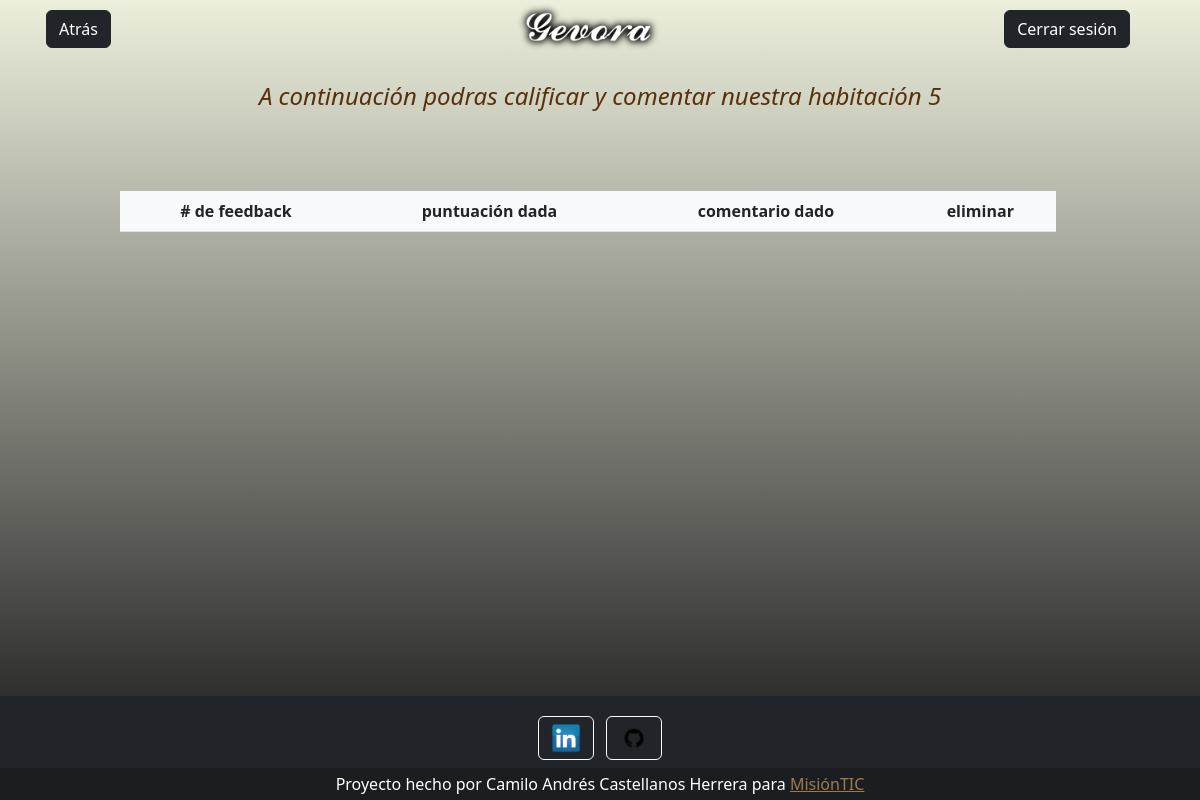
Before: /editcom/5 (signed in) with the older database file.
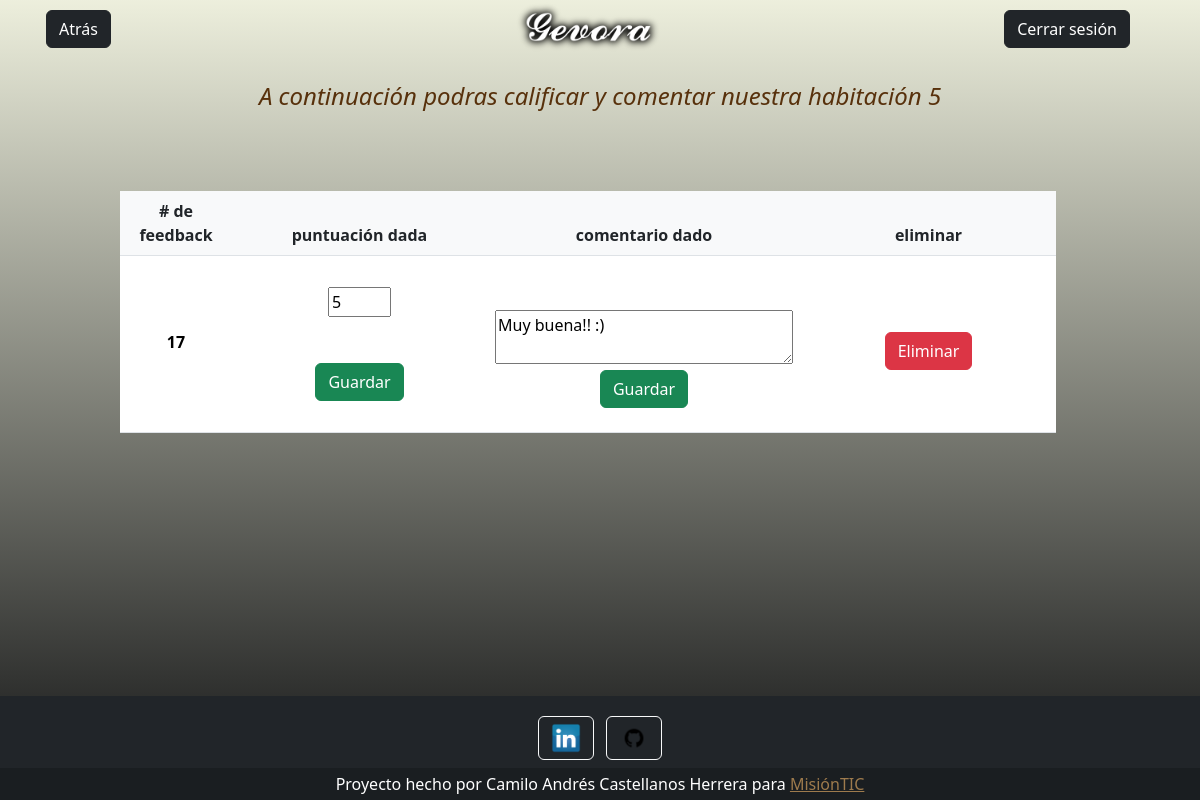
After: the same page with the newer database file.
### tables this page shows
CREATE TABLE feedback (id INTEGER PRIMARY KEY AUTOINCREMENT, guest INT REFERENCES users (id), room INT REFERENCES rooms (id), stars INT NOT NULL, coment TEXT NOT NULL);

### app.py (the view, shortened to what this page needs)
@app.route('/editcom/<int:i>')
@app.route('/editcom/<int:i>/<a>', methods=["POST"])
def editcom(i,a=None):
    if g.usuario == None: #Restricción a que sólo usuarios loggeados puedan acceder a vistas de procesos internos
        joker = "Debes iniciar sesión para poder acceder a nuestros servicios"
        return render_template( 'joker.html', joker=joker ), {"Refresh": "2;/"}
    else:
        if a == None: #Renderizar página de editar feedback
            try:
                with sqlite3.connect("db.db") as con: #consulta para mostrar datos de estrellas y comentarios listos a editar
                    cur = con.cursor()
                    row = cur.execute("SELECT * FROM feedback where guest = ?", [session.get("id")]).fetchall()
                    rowN = len(row)
                    return render_template("editcom.html", i=i, rowN=rowN, row=row)
            except Error:
                print("Ha ocurrido un error", Error)
                return render_template("error.html")

### app.py (called while the page is built)
@app.before_request
def before_request():
    usuario = session.get('usuario')
    if usuario == None:
        g.usuario = None
    else:
        g.usuario = session.get('usuario')

### templates/editcom.html (shortened to what this page needs)
{% extends 'base/base.html' %}
{% block content %}
<div class="container-fluid">
    <div class="container-fluid row align-items-start">
        <div class="container-fluid col-2 text-start"><a href="/home" class="btn btn-dark" style="margin: 10px;"> Atrás </a></div>
        <div class="col-4"><img src="\static\images\gevora.png" alt="Gevora hotel" width="150"></div>
        <div class="col-2 text-end"><a href="{{ url_for('log_out') }}" class="btn btn-dark" style="margin: 10px;"> Cerrar sesión </a></div>
    </div>
</div>
<br>
<h4 id="change2">A continuación podras calificar y comentar nuestra habitación {{i}}</h4>
<br><br><br>
<div class="container-fluid row align-items-center" id="change">
        <div class="col-10">
            <table class="table align-middle mb-0 bg-white">
                <thead class="bg-light">
                <tr>
                    <th># de feedback</th>
                    <th>puntuación dada</th>
                    <th>comentario dado</th>
                    <th>eliminar</th>
                </tr>
                </thead>
                <tbody>
                    {% for j in range(rowN) %}
                        {% if row[j][2] == i %}
                        <tr>
                            <td>
                                <p class="fw-bold mb-1">{{j+1}}</p>
                            </div>
                            <td>
                                <form action="/editcom/{{i}}/es" method="post">
                                <input type="text" name="stars" value="{{ row[j][3] }}" size="1">
                                <p><input style="visibility: hidden" name="id" value="{{ row[j][0] }}"></p>
                                <button type="submit" class="btn btn-success">Guardar</button>
                                </form>
                            </td>
                            <td>
                                <form action="/editcom/{{i}}/co" method="post">
                                <p><input style="visibility: hidden" name="id" value="{{ row[j][0] }}"></p>
                                <textarea name="coment" id="" cols="30" rows="2">{{ row[j][4] }}</textarea>
                                <p><button type="submit" class="btn btn-success">Guardar</button></p>
                                </form>
                            </td>
                            <td>
                                <form action="/editcom/{{i}}/del" method="post">
                                <p><button type="submit" class="btn btn-danger">Eliminar</button></p>
                                </form>
                            </td>
                        {% endif %}
                    {% endfor %}
                </tbody>
            </table>
        </div>
</div>
<br><br><br><br><br><br><br><br><br>
{% endblock %}

Changed rows visible on the page:
added feedback: stars "5", coment "Muy buena!! :)"
Other visible differences:
new list line: "17 Guardar Guardar Eliminar"
